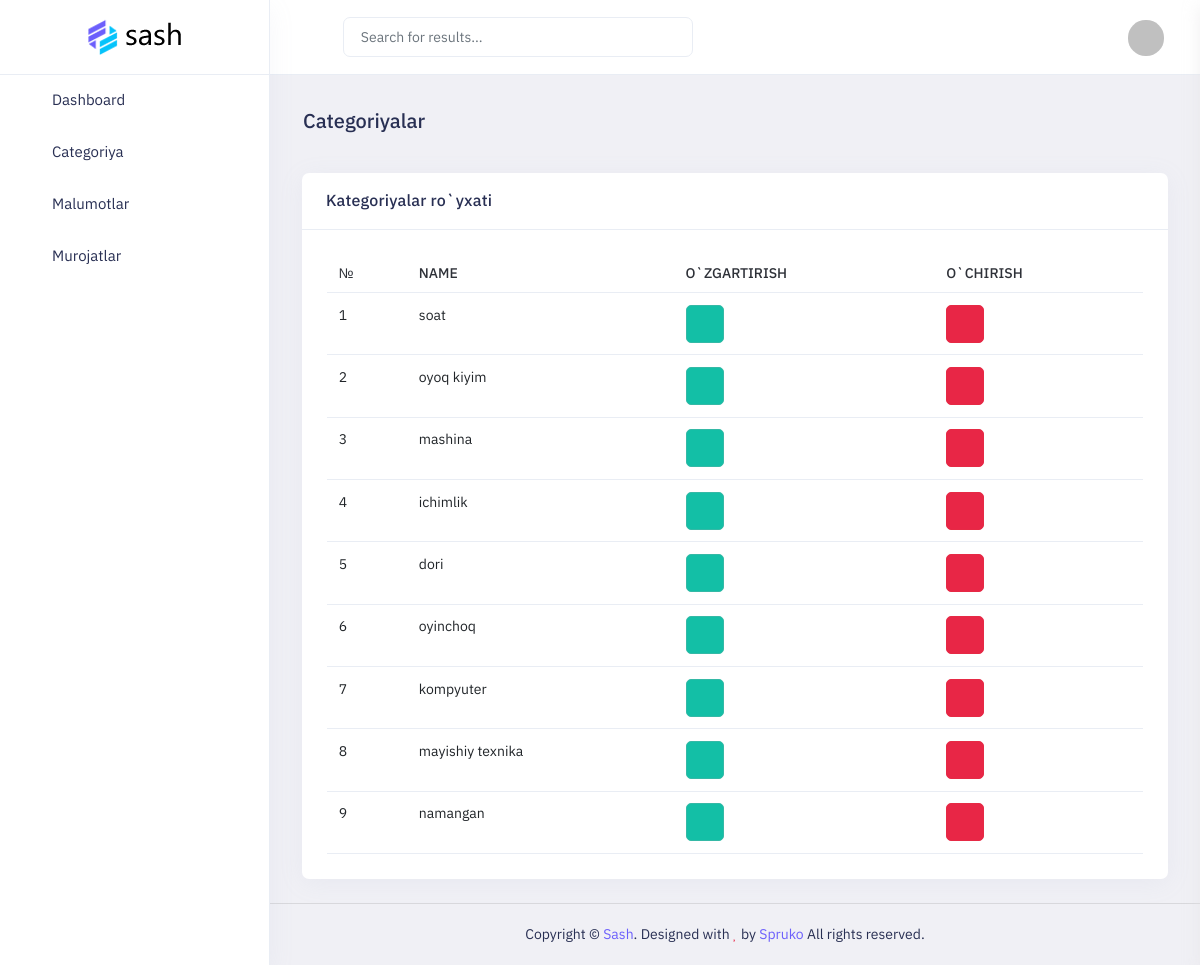
Page /dashb/category/list on the committed database.
### main/models.py (models this page shows, shortened)
class Category(models.Model):
    name = models.CharField(max_length=255, unique=True)
    slug = models.SlugField(blank=True)
    code_generation = models.CharField(max_length=255, unique=True, blank=True)

### dashboard/views.py (the view)
# urls.py: path('dashb/category/list', views.categorys, name='categorys'),
def categorys(request):
    categorys = models.Category.objects.all()
    return render(request, 'dashb/category/list.html', {'categorys':categorys})

### dashboard/templates/dashb/category/list.html
{% extends 'dashb/base.html' %}
{% load static %}
{% block content %}
            <div class="main-content app-content mt-0">
                <div class="side-app">
                    <div class="main-container container-fluid">
                        <div class="page-header">
                            <h1 class="page-title">Categoriyalar</h1>
                        </div>
                        <div class="row">
                            <div class="col-3"></div>
                            <div class="col-xl-6">
                                <div class="card">
                                    <div class="card-header">
                                        <h3 class="card-title">Kategoriyalar ro`yxati</h3>
                                    </div>
                                    <div class="card-body">
                                        <div class="table-responsive">
                                            <table class="table text-nowrap text-md-nowrap mb-0">
                                                <thead>
                                                    <tr>
                                                        <th>№</th>
                                                        <th>Name</th>
                                                        <th>O`zgartirish</th>
                                                        <th>O`chirish</th>
                                                    </tr>
                                                </thead>
                                                <tbody>
                                                    {% for category in categorys %}
                                                    <tr>
                                                        <td>{{forloop.counter}}</td>
                                                        <td>{{category.name}}</td>
                                                        <td><a href="{% url 'category_update' category.id %}" class="btn btn-icon  btn-success" style="color: white;"><i class="fa fa-arrow-right"></i></a></td>
                                                        <td><a href="{% url 'category_delete' category.id %}" class="btn btn-icon  btn-danger"><i class="fe fe-trash"></i></a></td>
                                                    </tr>
                                                    {% endfor %}
                                                </tbody>
                                            </table>
                                        </div>
                                    </div>
                                </div>
                            </div>
                        </div>
                    </div>
                </div>
            </div>
{% endblock %}

### rows in the picture
Category: name "soat"
Category: name "oyoq kiyim"
Category: name "mashina"
Category: name "ichimlik"
Category: name "dori"
Category: name "oyinchoq"
Category: name "kompyuter"
Category: name "mayishiy texnika"
Category: name "namangan"
